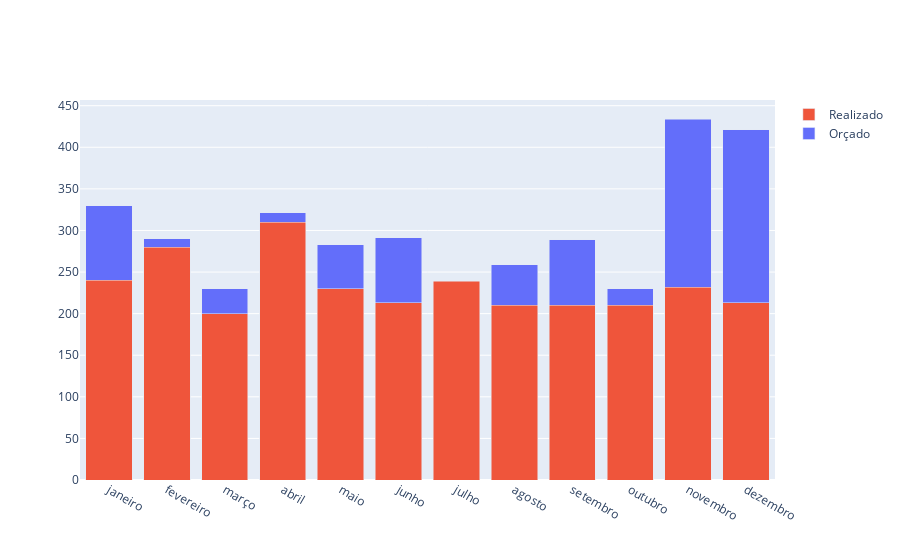

The cell this chart's notebook holds for it:
### Code cell
# Gerando gráfico

lista_meses = []
lista_realizado = []
lista_orcado = []

for i in range(saida_merge.shape[0]):
    lista_meses.append(saida_merge['mês'][i])
    lista_realizado.append(saida_merge['realizado'][i])
    lista_orcado.append(saida_merge['orcado'][i])
    
img = go.Figure(go.Bar(x=lista_meses, y=lista_orcado, name='Orçado'))
img.add_trace(go.Bar(x=lista_meses, y=lista_realizado, name='Realizado', base=0))

img.update_layout(barmode='stack')
img.show()

### Figure 1 — Plotly figure (JSON) as saved in the notebook; plotly's stock layout.template omitted (floating-point values rounded to 4 significant figures)
{"data": [{"name": "Orçado", "type": "bar", "x": ["janeiro", "fevereiro", "março", "abril", "maio", "junho", "julho", "agosto", "setembro", "outubro", "novembro", "dezembro"], "y": [330, 290, 230, 321, 283, 291, 193, 259, 289, 230, 434, 421]}, {"base": 0, "name": "Realizado", "type": "bar", "x": ["janeiro", "fevereiro", "março", "abril", "maio", "junho", "julho", "agosto", "setembro", "outubro", "novembro", "dezembro"], "y": [240, 280, 200, 310, 230, 213, 239, 210, 210, 210, 232, 213]}], "layout": {"barmode": "stack"}}
